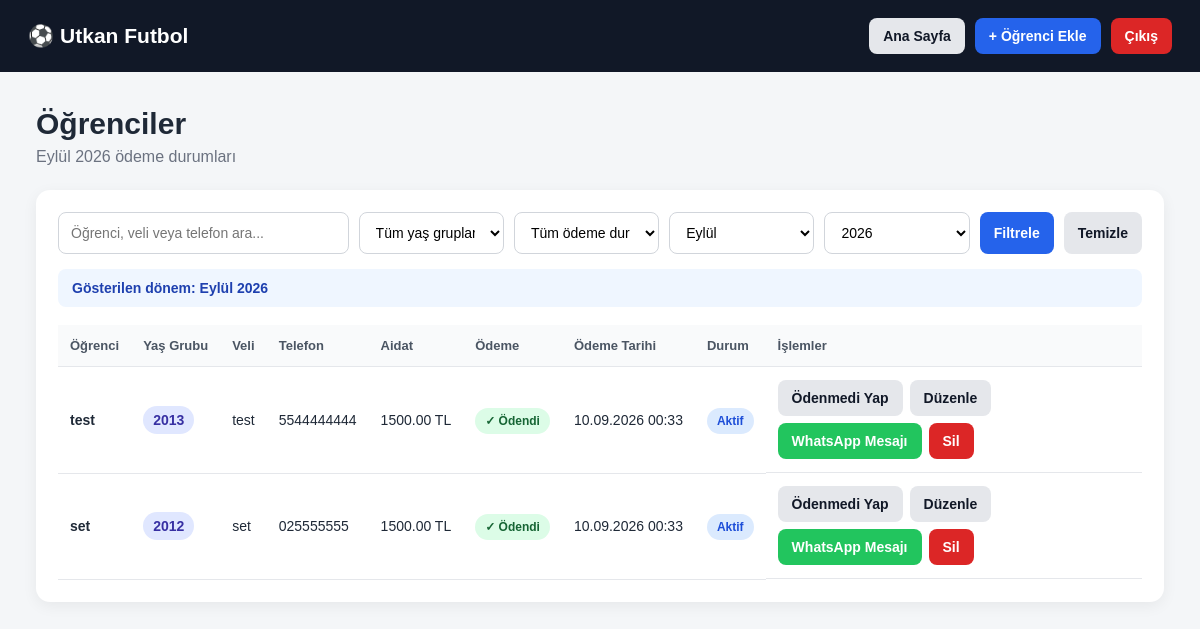
Page /students (signed in) on the earlier database version.
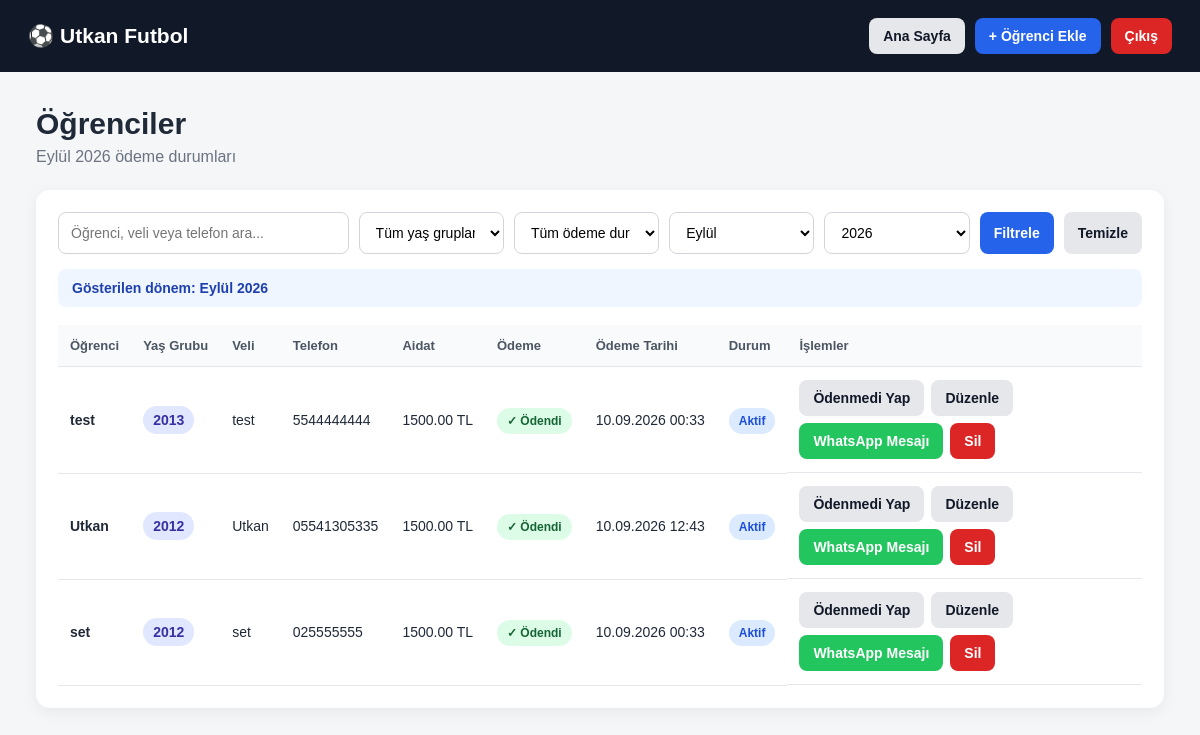
Same page on the later database version.
### tables this page shows
CREATE TABLE payments (
            id INTEGER PRIMARY KEY AUTOINCREMENT,
            student_id INTEGER NOT NULL,
            year INTEGER NOT NULL,
            month INTEGER NOT NULL,
            amount REAL DEFAULT 0,
            paid INTEGER DEFAULT 0,
            paid_at TEXT,
            FOREIGN KEY (student_id)
                REFERENCES students(id)
                ON DELETE CASCADE,
            UNIQUE(student_id, year, month)
        );

CREATE TABLE students (
            id INTEGER PRIMARY KEY AUTOINCREMENT,
            school_id INTEGER NOT NULL,
            name TEXT NOT NULL,
            birth_year INTEGER NOT NULL,
            parent_name TEXT,
            phone TEXT,
            monthly_fee REAL DEFAULT 0,
            active INTEGER DEFAULT 1,
            notes TEXT,
            created_at TEXT,
            FOREIGN KEY (school_id)
                REFERENCES schools(id)
                ON DELETE CASCADE
        );

### app.py (the view, shortened to what this page needs)
@app.route("/students")
def students():
    if not school_logged_in():
        return redirect(url_for("login"))
    school_id = session["school_id"]
    year, month = get_selected_period()
    search = request.args.get(
        "search",
        ""
    ).strip()
    birth_year = request.args.get(
        "birth_year",
        ""
    ).strip()
    payment = request.args.get(
        "payment",
        ""
    ).strip()
    query = """
        SELECT
            s.*,
            COALESCE(p.paid, 0) AS paid,
            p.paid_at
        FROM students s
        LEFT JOIN payments p
            ON p.student_id = s.id
            AND p.year = ?
            AND p.month = ?
        WHERE s.school_id = ?
    """
    params = [
        year,
        month,
        school_id
    ]
    if payment == "paid":
        query += """
            AND COALESCE(p.paid, 0) = 1
        """
    elif payment == "unpaid":
        query += """
            AND COALESCE(p.paid, 0) = 0
        """
    query += """
        ORDER BY
            s.birth_year DESC,
            s.name ASC
    """
    conn = get_db()
    student_list = conn.execute(
        query,
        params
    ).fetchall()
    years = conn.execute("""
        SELECT DISTINCT birth_year
        FROM students
        WHERE school_id = ?
        ORDER BY birth_year DESC
    """, (
        school_id,
    )).fetchall()
    conn.close()
    return render_template(
        "students.html",
        students=student_list,
        years=years,
        search=search,
        birth_year=birth_year,
        payment=payment,
        selected_year=year,
        selected_month=month,
        month_name=MONTH_NAMES[month],
        months=MONTH_NAMES
    )

### app.py (called while the page is built)
def get_db():
    conn = sqlite3.connect(DB_NAME)
    conn.row_factory = sqlite3.Row
    conn.execute("PRAGMA foreign_keys = ON")
    return conn

def school_logged_in():
    return (
        session.get("logged_in")
        and session.get("role") == "school"
        and session.get("school_id")
    )

def get_selected_period():
    now = datetime.now()
    try:
        year = int(request.args.get("year", now.year))
    except:
        year = now.year
    try:
        month = int(request.args.get("month", now.month))
    except:
        month = now.month
    if month < 1 or month > 12:
        month = now.month
    return year, month

### templates/students.html (shortened to what this page needs)
<!DOCTYPE html>
<html lang="tr">
<head>
    <link rel="stylesheet" href="{{ url_for('static', filename='style.css') }}">
</head>
<body>
<header class="topbar">
    <div>
        <h2>⚽ {{ session.school_name or "Futbol Okulu Paneli" }}</h2>
    </div>
    <div class="top-actions">
        <a
            href="{{ url_for(
                'dashboard',
                year=selected_year,
                month=selected_month
            ) }}"
            class="btn"
        >
            Ana Sayfa
        </a>
        <a href="{{ url_for('add_student') }}" class="btn primary">
            + Öğrenci Ekle
        </a>
        <a href="{{ url_for('logout') }}" class="btn danger">
            Çıkış
        </a>
    </div>
</header>
<main class="container">
    <div class="page-title">
        <div>
            <h1>Öğrenciler</h1>
            <p>
                {{ month_name }} {{ selected_year }} ödeme durumları
            </p>
        </div>
    </div>
    <section class="panel-section">
        <form method="GET" class="student-filter-bar">
            <input
                type="text"
                name="search"
                value="{{ search }}"
                placeholder="Öğrenci, veli veya telefon ara..."
            >
            <select name="birth_year">
                <option value="">
                    Tüm yaş grupları
                </option>
            </select>
            <select name="payment">
                <option value="">
                    Tüm ödeme durumları
                </option>
            </select>
            <select name="month">
                {% for number, name in months.items() %}
                    <option
                        value="{{ number }}"
                        {% if number == selected_month %}
                            selected
                        {% endif %}
                    >
                        {{ name }}
                    </option>
                {% endfor %}
            </select>
            <select name="year">
                {% for year in range(selected_year - 2, selected_year + 3) %}
                    <option
                        value="{{ year }}"
                        {% if year == selected_year %}
                            selected
                        {% endif %}
                    >
                        {{ year }}
                    </option>
                {% endfor %}
            </select>
            <button type="submit" class="btn primary">
                Filtrele
            </button>
            <a
                href="{{ url_for(
                    'students',
                    year=selected_year,
                    month=selected_month
                ) }}"
                class="btn"
            >
                Temizle
            </a>
        </form>
        <div class="selected-period">
            <strong>
                Gösterilen dönem:
                {{ month_name }} {{ selected_year }}
            </strong>
        </div>
        {% if students %}
        <div class="table-wrapper">
            <table>
                <thead>
                    <tr>
                        <th>Öğrenci</th>
                        <th>Yaş Grubu</th>
                        <th>Veli</th>
                        <th>Telefon</th>
                        <th>Aidat</th>
                        <th>Ödeme</th>
                        <th>Ödeme Tarihi</th>
                        <th>Durum</th>
                        <th>İşlemler</th>
                    </tr>
                </thead>
                <tbody>
                    {% for student in students %}
                    <tr>
                        <td>
                            <strong>{{ student.name }}</strong>
                        </td>
                        <td>
                            <span class="badge">
                                {{ student.birth_year }}
                            </span>
                        </td>
                        <td>
                            {{ student.parent_name or "-" }}
                        </td>
                        <td>
                            {{ student.phone or "-" }}
                        </td>
                        <td>
                            {{ "%.2f"|format(student.monthly_fee) }} TL
                        </td>
                        <td>
                            {% if student.paid %}
                                <span class="payment paid">
                                    ✓ Ödendi
                                </span>
                            {% else %}
                                <span class="payment unpaid">
                                    Bekliyor
                                </span>
                            {% endif %}
                        </td>
                        <td>
                            {{ student.paid_at or "-" }}
                        </td>
                        <td>
                            {% if student.active %}
                                <span class="status active">
                                    Aktif
                                </span>
                            {% else %}
                                <span class="status passive">
                                    Pasif
                                </span>
                            {% endif %}
                        </td>
                        <td class="actions">
                            <form
                                method="POST"
                                action="{{ url_for(
                                    'toggle_payment',
                                    student_id=student.id
                                ) }}"
                            >
                                {% if student.paid %}
                                    <button
                                        type="submit"
                                        class="btn"
                                    >
                                        Ödenmedi Yap
                                    </button>
                                {% endif %}
                            </form>
                            <a
                                href="{{ url_for(
                                    'edit_student',
                                    student_id=student.id
                                ) }}"
                                class="btn"
                            >
                                Düzenle
                            </a>
                            {% if student.phone %}
                                {% if student.paid %}
                                    {% set whatsapp_message =
                                        "Merhaba, iyi günler. " ~ student.name ~
                                        " isimli öğrencimizin " ~ month_name ~ " " ~ selected_year|string ~
                                        " ayı aidat ödemesi alınmıştır. Teşekkür ederiz."
                                    %}
                                {% else %}
                                    {% set whatsapp_message =
                                        "Merhaba, iyi günler. " ~ student.name ~
                                        " isimli öğrencimizin " ~ month_name ~ " " ~ selected_year|string ~
                                        " ayı aidat ödemesi henüz sistemde görünmemektedir. Bilginize."
                                    %}
                                {% endif %}
                            <a
                                target="_blank"
                                class="btn whatsapp"
                                href="https://wa.me/90{{ student.phone|replace(' ', '')|replace('(', '')|replace(')', '')|replace('-', '')|replace('+90', '')|replace('0', '', 1) }}?text={{ whatsapp_message|urlencode }}"
                            >
                                WhatsApp Mesajı
                            </a>
                            {% endif %}
                            <form
                                method="POST"
                                action="{{ url_for(
                                    'delete_student',
                                    student_id=student.id
                                ) }}"
                                onsubmit="return confirm('Bu öğrenciyi silmek istediğine emin misin?');"
                            >
                                <button
                                    type="submit"
                                    class="btn danger"
                                >
                                    Sil
                                </button>
                            </form>
                        </td>
                    </tr>
                    {% endfor %}
                </tbody>
            </table>
        </div>
        {% else %}
        <div class="empty-state">
            Bu filtrelere uygun öğrenci bulunamadı.
        </div>
        {% endif %}
    </section>
</main>
</body>
</html>

### static/style.css (style rules this page uses)
* { box-sizing: border-box; margin: 0; padding: 0; }
body { font-family: Arial, Helvetica, sans-serif; background: #f4f6f8; color: #1f2937; }
a { text-decoration: none; }
.topbar { background: #111827; color: white; padding: 18px 28px; display: flex; align-items: center; justify-content: space-between; gap: 20px; flex-wrap: wrap; }
.topbar h2 { font-size: 21px; }
.top-actions { display: flex; gap: 10px; flex-wrap: wrap; }
.container { width: min(1200px, 94%); margin: 35px auto; }
.page-title { margin-bottom: 24px; }
.page-title h1 { font-size: 30px; margin-bottom: 7px; }
.page-title p { color: #6b7280; }
.btn { border: none; cursor: pointer; display: inline-flex; align-items: center; justify-content: center; padding: 10px 14px; border-radius: 8px; background: #e5e7eb; color: #111827; font-size: 14px; font-weight: 600; transition: 0.2s; }
.btn.primary { background: #2563eb; color: white; }
.btn.danger { background: #dc2626; color: white; }
.btn.whatsapp { background: #22c55e; color: white; }
.panel-section { background: white; border-radius: 14px; padding: 22px; box-shadow: 0 4px 15px rgba(0, 0, 0, 0.06); }
.table-wrapper { overflow-x: auto; }
table { width: 100%; border-collapse: collapse; }
th, td { padding: 13px 12px; border-bottom: 1px solid #e5e7eb; text-align: left; white-space: nowrap; }
th { background: #f9fafb; font-size: 13px; color: #4b5563; }
td { font-size: 14px; }
.actions { display: flex; gap: 7px; flex-wrap: wrap; }
.actions form { display: inline; }
input, select, textarea { width: 100%; padding: 11px 12px; border: 1px solid #d1d5db; border-radius: 8px; outline: none; font-size: 14px; background: white; }
.badge { background: #e0e7ff; color: #3730a3; padding: 6px 10px; border-radius: 20px; font-weight: 700; }
.payment, .status { padding: 6px 10px; border-radius: 20px; font-size: 12px; font-weight: 700; }
.payment.paid { background: #dcfce7; color: #166534; }
.status.active { background: #dbeafe; color: #1d4ed8; }
.student-filter-bar { display: grid; grid-template-columns: 2fr 1fr 1fr 1fr 1fr auto auto; gap: 10px; margin-bottom: 15px; }
.selected-period { background: #eff6ff; color: #1e40af; border-radius: 8px; padding: 11px 14px; margin-bottom: 18px; font-size: 14px; }

Differences in the rows shown:
added payments: name "Utkan", birth_year "2012", parent_name "Utkan", phone "05541305335", paid_at "10.09.2026 12:43"
added students: monthly_fee "1500.00"
